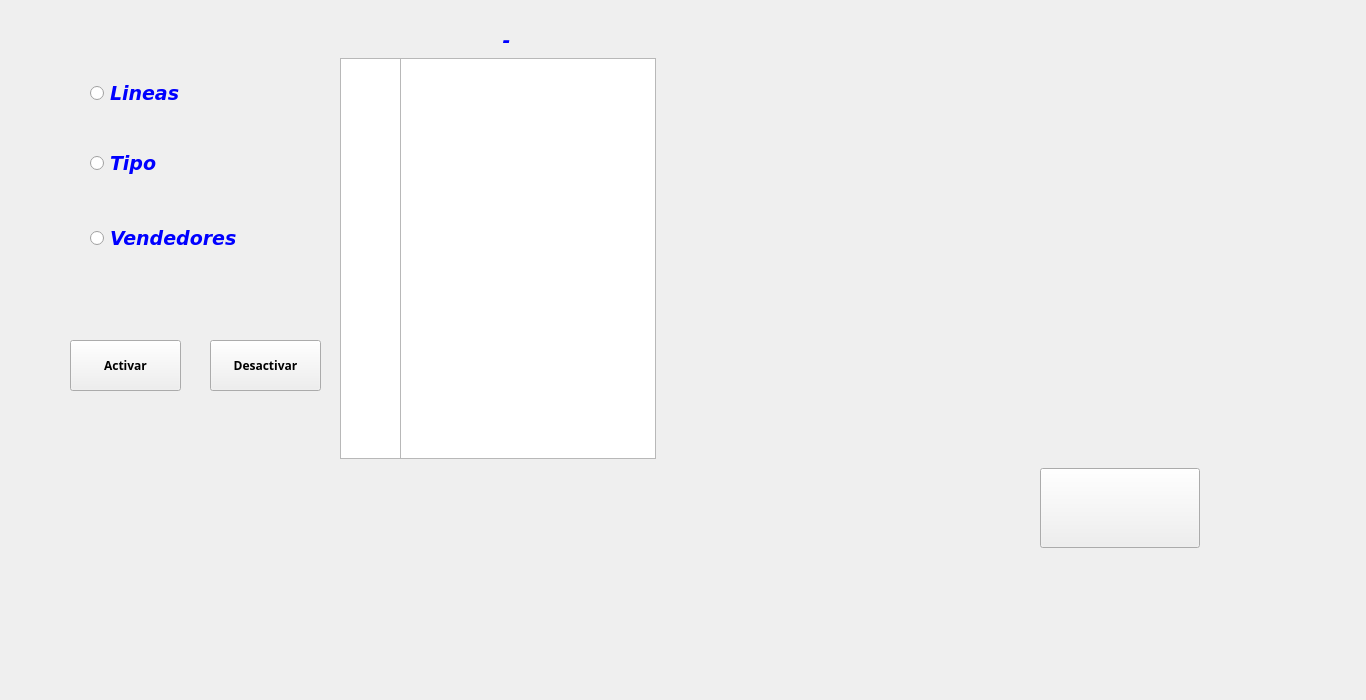
<?xml version="1.0" encoding="UTF-8"?>
<ui version="4.0">
 <class>Configuracion</class>
 <widget class="QDialog" name="Configuracion">
  <property name="geometry">
   <rect>
    <x>0</x>
    <y>0</y>
    <width>1366</width>
    <height>700</height>
   </rect>
  </property>
  <property name="windowTitle">
   <string>Dialog</string>
  </property>
  <widget class="QListView" name="listView">
   <property name="geometry">
    <rect>
     <x>400</x>
     <y>58</y>
     <width>256</width>
     <height>401</height>
    </rect>
   </property>
  </widget>
  <widget class="QRadioButton" name="radioButton_3">
   <property name="geometry">
    <rect>
     <x>90</x>
     <y>218</y>
     <width>151</width>
     <height>41</height>
    </rect>
   </property>
   <property name="font">
    <font>
     <family>DejaVu Sans</family>
     <pointsize>14</pointsize>
     <weight>75</weight>
     <italic>true</italic>
     <bold>true</bold>
    </font>
   </property>
   <property name="styleSheet">
    <string notr="true">color: rgb(0, 0, 255);</string>
   </property>
   <property name="text">
    <string>Vendedores</string>
   </property>
  </widget>
  <widget class="QRadioButton" name="radioButton">
   <property name="geometry">
    <rect>
     <x>90</x>
     <y>68</y>
     <width>131</width>
     <height>51</height>
    </rect>
   </property>
   <property name="font">
    <font>
     <family>DejaVu Sans</family>
     <pointsize>14</pointsize>
     <weight>75</weight>
     <italic>true</italic>
     <bold>true</bold>
    </font>
   </property>
   <property name="styleSheet">
    <string notr="true">color: rgb(0, 0, 255);</string>
   </property>
   <property name="text">
    <string>Lineas</string>
   </property>
  </widget>
  <widget class="QPushButton" name="push_Menu">
   <property name="geometry">
    <rect>
     <x>1040</x>
     <y>468</y>
     <width>160</width>
     <height>80</height>
    </rect>
   </property>
   <property name="font">
    <font>
     <family>Arial Black</family>
     <pointsize>16</pointsize>
     <weight>75</weight>
     <italic>true</italic>
     <bold>true</bold>
    </font>
   </property>
   <property name="text">
    <string/>
   </property>
   <property name="icon">
    <iconset>
     <normalon>MainW/icon/home.png</normalon>
    </iconset>
   </property>
   <property name="iconSize">
    <size>
     <width>60</width>
     <height>60</height>
    </size>
   </property>
   <property name="autoDefault">
    <bool>false</bool>
   </property>
  </widget>
  <widget class="QLabel" name="label">
   <property name="geometry">
    <rect>
     <x>386</x>
     <y>20</y>
     <width>241</width>
     <height>41</height>
    </rect>
   </property>
   <property name="font">
    <font>
     <family>DejaVu Sans</family>
     <pointsize>14</pointsize>
     <weight>75</weight>
     <italic>true</italic>
     <bold>true</bold>
    </font>
   </property>
   <property name="styleSheet">
    <string notr="true">color: rgb(0, 0, 255);</string>
   </property>
   <property name="text">
    <string>-</string>
   </property>
   <property name="alignment">
    <set>Qt::AlignCenter</set>
   </property>
  </widget>
  <widget class="QPushButton" name="push_Desactivar">
   <property name="geometry">
    <rect>
     <x>210</x>
     <y>340</y>
     <width>111</width>
     <height>51</height>
    </rect>
   </property>
   <property name="font">
    <font>
     <family>Arial Black</family>
     <weight>75</weight>
     <bold>true</bold>
    </font>
   </property>
   <property name="text">
    <string>Desactivar</string>
   </property>
   <property name="icon">
    <iconset>
     <normalon>MainW/icon/cancelar2.png</normalon>
    </iconset>
   </property>
   <property name="iconSize">
    <size>
     <width>20</width>
     <height>20</height>
    </size>
   </property>
   <property name="autoDefault">
    <bool>false</bool>
   </property>
  </widget>
  <widget class="QRadioButton" name="radioButton_2">
   <property name="geometry">
    <rect>
     <x>90</x>
     <y>138</y>
     <width>131</width>
     <height>51</height>
    </rect>
   </property>
   <property name="font">
    <font>
     <family>DejaVu Sans</family>
     <pointsize>14</pointsize>
     <weight>75</weight>
     <italic>true</italic>
     <bold>true</bold>
    </font>
   </property>
   <property name="styleSheet">
    <string notr="true">color: rgb(0, 0, 255);</string>
   </property>
   <property name="text">
    <string>Tipo</string>
   </property>
  </widget>
  <widget class="QListView" name="listView_2">
   <property name="geometry">
    <rect>
     <x>340</x>
     <y>58</y>
     <width>61</width>
     <height>401</height>
    </rect>
   </property>
  </widget>
  <widget class="QPushButton" name="push_Activar">
   <property name="geometry">
    <rect>
     <x>70</x>
     <y>340</y>
     <width>111</width>
     <height>51</height>
    </rect>
   </property>
   <property name="font">
    <font>
     <family>Arial Black</family>
     <weight>75</weight>
     <bold>true</bold>
    </font>
   </property>
   <property name="text">
    <string>Activar</string>
   </property>
   <property name="icon">
    <iconset>
     <normalon>MainW/icon/check.png</normalon>
    </iconset>
   </property>
   <property name="iconSize">
    <size>
     <width>20</width>
     <height>20</height>
    </size>
   </property>
   <property name="autoDefault">
    <bool>false</bool>
   </property>
  </widget>
 </widget>
 <resources/>
 <connections/>
</ui>
